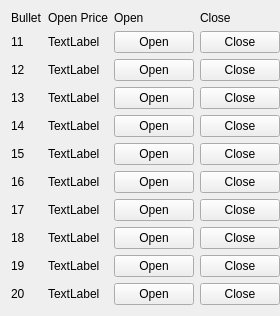
   <widget class="QWidget" name="gridLayoutWidget_2">
    <property name="geometry">
     <rect>
      <x>280</x>
      <y>240</y>
      <width>248</width>
      <height>311</height>
     </rect>
    </property>
    <layout class="QGridLayout" name="gridLayout_2">
     <property name="rightMargin">
      <number>0</number>
     </property>
     <item row="5" column="1">
      <widget class="QLabel" name="label_55">
       <property name="text">
        <string>TextLabel</string>
       </property>
      </widget>
     </item>
     <item row="10" column="1">
      <widget class="QLabel" name="label_56">
       <property name="text">
        <string>TextLabel</string>
       </property>
      </widget>
     </item>
     <item row="5" column="3">
      <widget class="QPushButton" name="pushButton_25">
       <property name="text">
        <string>Close</string>
       </property>
      </widget>
     </item>
     <item row="9" column="0">
      <widget class="QLabel" name="label_34">
       <property name="text">
        <string>19</string>
       </property>
      </widget>
     </item>
     <item row="1" column="3">
      <widget class="QPushButton" name="pushButton_24">
       <property name="text">
        <string>Close</string>
       </property>
      </widget>
     </item>
     <item row="0" column="2">
      <widget class="QLabel" name="label_33">
       <property name="text">
        <string>Open</string>
       </property>
      </widget>
     </item>
     <item row="10" column="0">
      <widget class="QLabel" name="label_35">
       <property name="text">
        <string>20</string>
       </property>
      </widget>
     </item>
     <item row="2" column="3">
      <widget class="QPushButton" name="pushButton_26">
       <property name="text">
        <string>Close</string>
       </property>
      </widget>
     </item>
     <item row="1" column="0">
      <widget class="QLabel" name="label_36">
       <property name="text">
        <string>11</string>
       </property>
      </widget>
     </item>
     <item row="3" column="0">
      <widget class="QLabel" name="label_37">
       <property name="text">
        <string>13</string>
       </property>
      </widget>
     </item>
     <item row="2" column="0">
      <widget class="QLabel" name="label_38">
       <property name="text">
        <string>12</string>
       </property>
      </widget>
     </item>
     <item row="9" column="3">
      <widget class="QPushButton" name="pushButton_27">
       <property name="text">
        <string>Close</string>
       </property>
      </widget>
     </item>
     <item row="1" column="2">
      <widget class="QPushButton" name="pushButton_15">
       <property name="text">
        <string>Open</string>
       </property>
      </widget>
     </item>
     <item row="8" column="0">
      <widget class="QLabel" name="label_44">
       <property name="text">
        <string>18</string>
       </property>
      </widget>
     </item>
     <item row="7" column="0">
      <widget class="QLabel" name="label_45">
       <property name="text">
        <string>17</string>
       </property>
      </widget>
     </item>
     <item row="2" column="2">
      <widget class="QPushButton" name="pushButton_31">
       <property name="text">
        <string>Open</string>
       </property>
      </widget>
     </item>
     <item row="3" column="2">
      <widget class="QPushButton" name="pushButton_30">
       <property name="text">
        <string>Open</string>
       </property>
      </widget>
     </item>
     <item row="7" column="1">
      <widget class="QLabel" name="label_49">
       <property name="text">
        <string>TextLabel</string>
       </property>
      </widget>
     </item>
     <item row="4" column="3">
      <widget class="QPushButton" name="pushButton_32">
       <property name="text">
        <string>Close</string>
       </property>
      </widget>
     </item>
     <item row="6" column="1">
      <widget class="QLabel" name="label_48">
       <property name="text">
        <string>TextLabel</string>
       </property>
      </widget>
     </item>
     <item row="6" column="0">
      <widget class="QLabel" name="label_46">
       <property name="text">
        <string>16</string>
       </property>
      </widget>
     </item>
     <item row="5" column="0">
      <widget class="QLabel" name="label_47">
       <property name="text">
        <string>15</string>
       </property>
      </widget>
     </item>
     <item row="7" column="2">
      <widget class="QPushButton" name="pushButton_34">
       <property name="text">
        <string>Open</string>
       </property>
      </widget>
     </item>
     <item row="6" column="2">
      <widget class="QPushButton" name="pushButton_35">
       <property name="text">
        <string>Open</string>
       </property>
      </widget>
     </item>
     <item row="4" column="2">
      <widget class="QPushButton" name="pushButton_36">
       <property name="text">
        <string>Open</string>
       </property>
      </widget>
     </item>
     <item row="9" column="2">
      <widget class="QPushButton" name="pushButton_37">
       <property name="text">
        <string>Open</string>
       </property>
      </widget>
     </item>
     <item row="5" column="2">
      <widget class="QPushButton" name="pushButton_33">
       <property name="text">
        <string>Open</string>
       </property>
      </widget>
     </item>
     <item row="10" column="2">
      <widget class="QPushButton" name="pushButton_39">
       <property name="text">
        <string>Open</string>
       </property>
      </widget>
     </item>
     <item row="0" column="1">
      <widget class="QLabel" name="label_50">
       <property name="text">
        <string>Open Price</string>
       </property>
      </widget>
     </item>
     <item row="8" column="2">
      <widget class="QPushButton" name="pushButton_38">
       <property name="text">
        <string>Open</string>
       </property>
      </widget>
     </item>
     <item row="3" column="3">
      <widget class="QPushButton" name="pushButton_40">
       <property name="text">
        <string>Close</string>
       </property>
      </widget>
     </item>
     <item row="7" column="3">
      <widget class="QPushButton" name="pushButton_41">
       <property name="text">
        <string>Close</string>
       </property>
      </widget>
     </item>
     <item row="10" column="3">
      <widget class="QPushButton" name="pushButton_42">
       <property name="text">
        <string>Close</string>
       </property>
      </widget>
     </item>
     <item row="2" column="1">
      <widget class="QLabel" name="label_52">
       <property name="text">
        <string>TextLabel</string>
       </property>
      </widget>
     </item>
     <item row="4" column="1">
      <widget class="QLabel" name="label_54">
       <property name="text">
        <string>TextLabel</string>
       </property>
      </widget>
     </item>
     <item row="3" column="1">
      <widget class="QLabel" name="label_53">
       <property name="text">
        <string>TextLabel</string>
       </property>
      </widget>
     </item>
     <item row="1" column="1">
      <widget class="QLabel" name="label_51">
       <property name="text">
        <string>TextLabel</string>
       </property>
      </widget>
     </item>
     <item row="6" column="3">
      <widget class="QPushButton" name="pushButton_28">
       <property name="text">
        <string>Close</string>
       </property>
      </widget>
     </item>
     <item row="0" column="0">
      <widget class="QLabel" name="label_40">
       <property name="text">
        <string>Bullet</string>
       </property>
      </widget>
     </item>
     <item row="4" column="0">
      <widget class="QLabel" name="label_39">
       <property name="text">
        <string>14</string>
       </property>
      </widget>
     </item>
     <item row="8" column="1">
      <widget class="QLabel" name="label_41">
       <property name="text">
        <string>TextLabel</string>
       </property>
      </widget>
     </item>
     <item row="8" column="3">
      <widget class="QPushButton" name="pushButton_29">
       <property name="text">
        <string>Close</string>
       </property>
      </widget>
     </item>
     <item row="9" column="1">
      <widget class="QLabel" name="label_42">
       <property name="text">
        <string>TextLabel</string>
       </property>
      </widget>
     </item>
     <item row="0" column="3">
      <widget class="QLabel" name="label_43">
       <property name="text">
        <string>Close</string>
       </property>
      </widget>
     </item>
    </layout>
   </widget>
